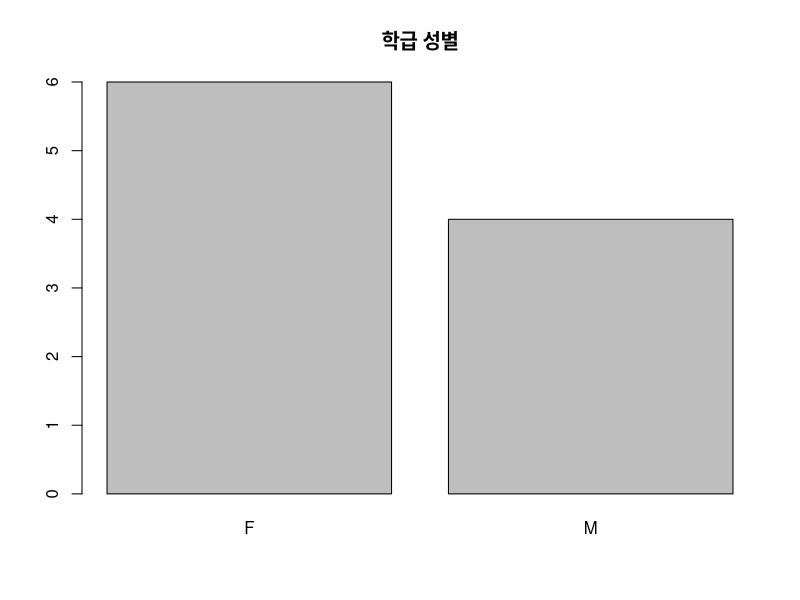
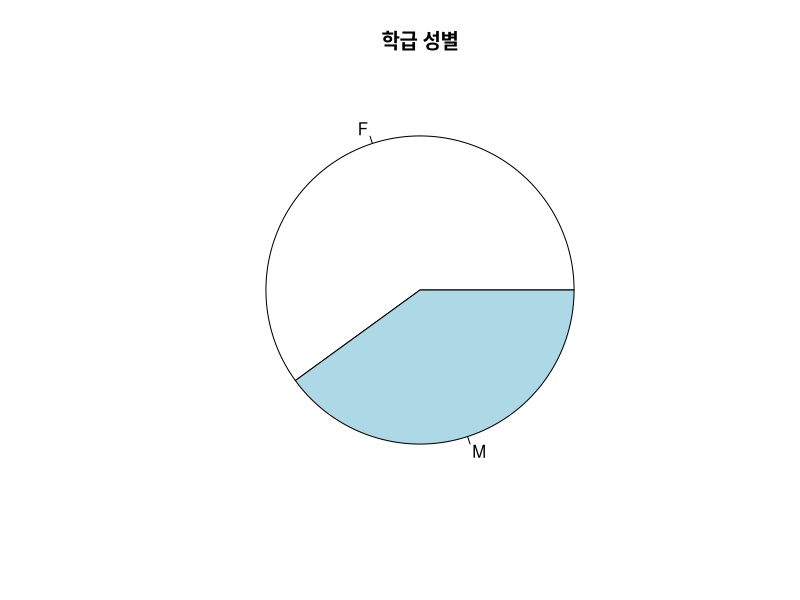
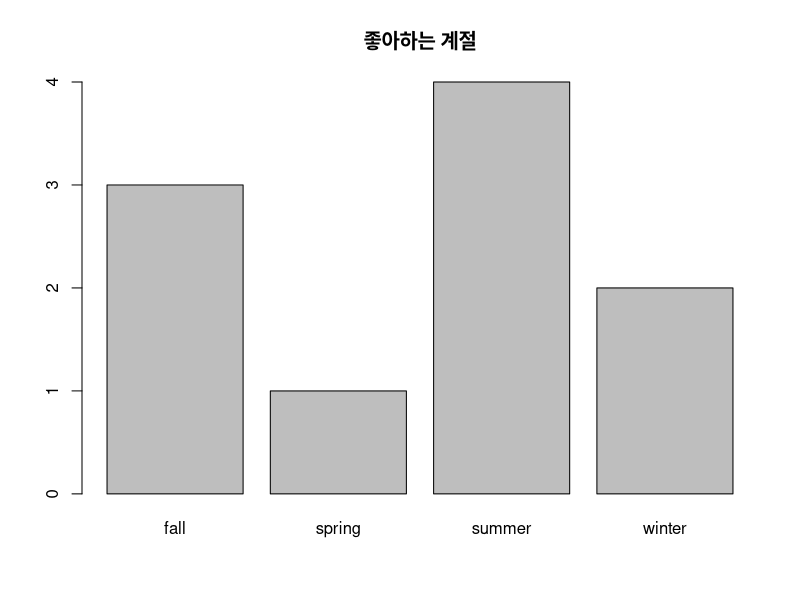
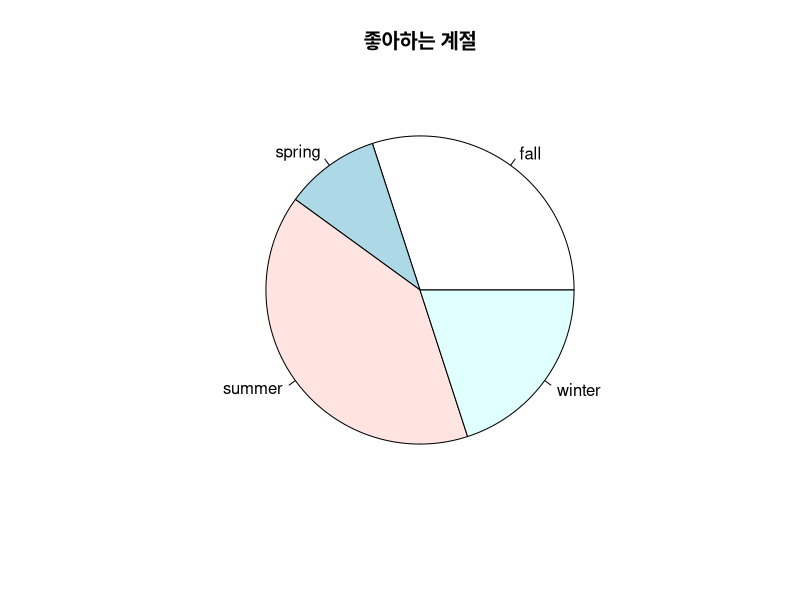
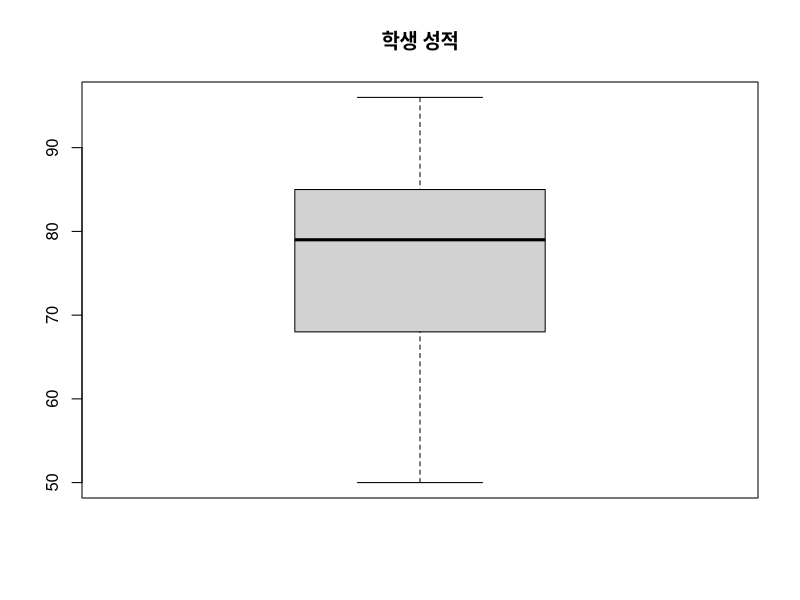
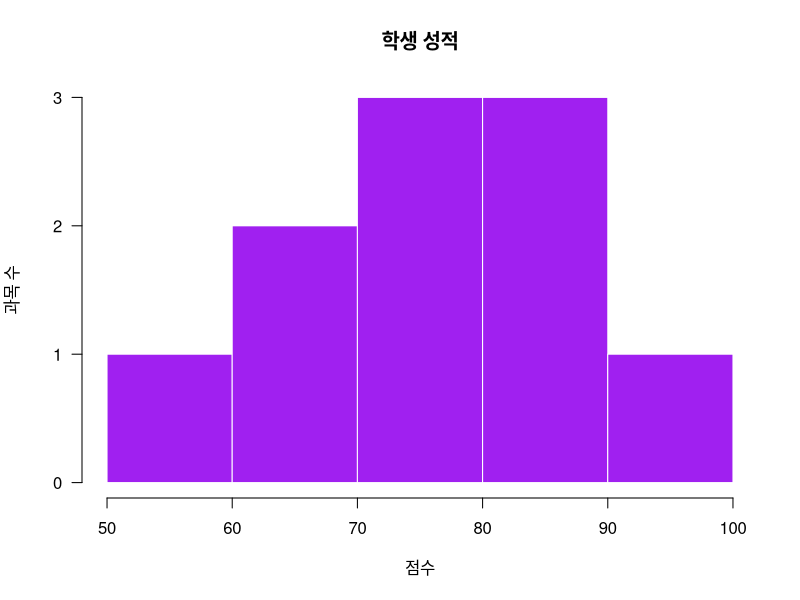
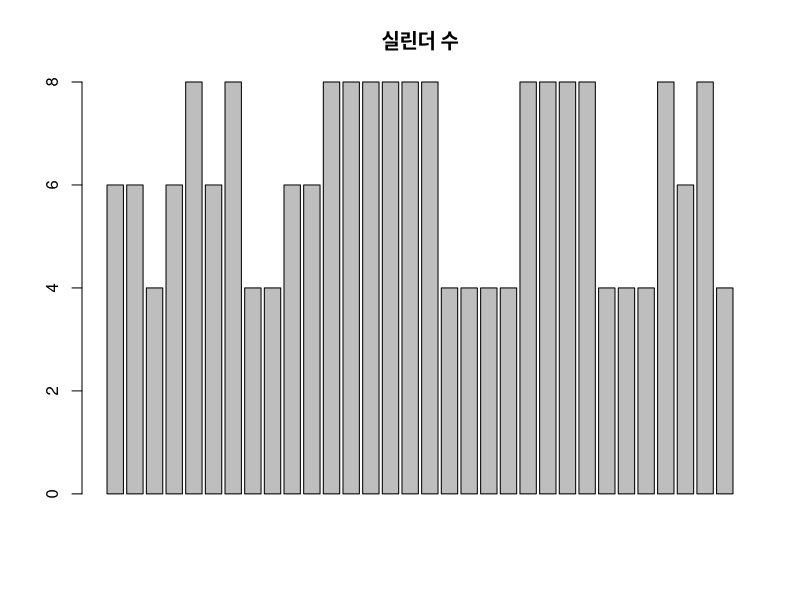
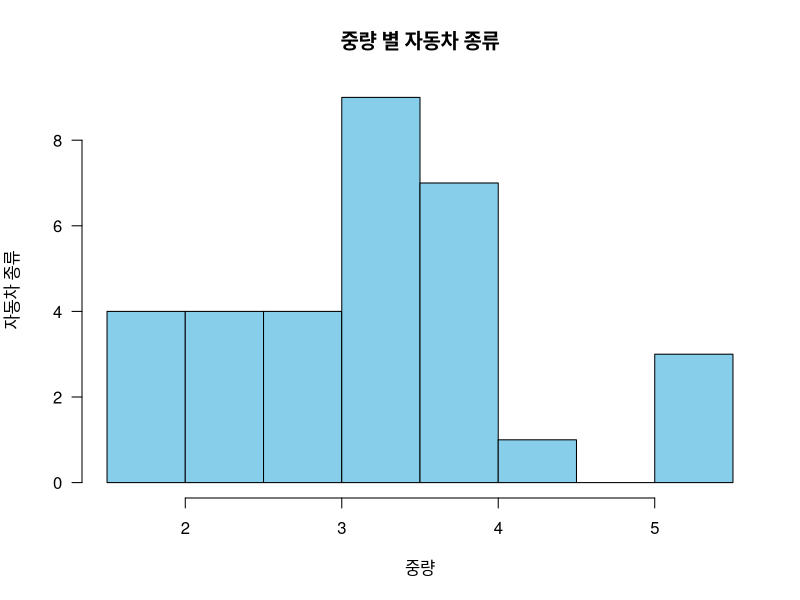

Write R code to recreate these figures, in order.
# 윤완덕 20200518

# 문1

# F F F M M F F F M M

# 1.위의 자료를 gender 벡터에 저장하시오.
gender <- c('F','F','F','M','M','F','F','F','M','M')
gender

# 2.gender에 있는 값들에 대해 도수분포표를 작성하여 출력하시오.
table(gender)

# 3.gender에 있는 값들에 대해 막대그래프를 작성하여 출력하시오.
barplot(table(gender),main = '학급 성별')

# 4. gender에 있는 값들에 대해 원그래프를 작성하여 출력하시오.
pie(table(gender),main = '학급 성별')


# 문2

# 여름 겨울 봄 가을 여름 가을 겨울 여름 여름 가을

# 1.위의 자료를 season 벡터에 저장하시오.
season <- c('summer','winter','spring','fall','summer','fall','winter','summer','summer','fall')
season

# 2. season에 있는 값들에 대해 도수분포표를 작성하여 출력하시오.
table(season)

# 3.season에 있는 값들에 대해 막대그래프를 작성하여 출력하시오.
barplot(table(season),main = '좋아하는 계절')

# 4.season에 있는 값들에 대해 원그래프를 작성하여 출력하시오.
pie(table(season),main = '좋아하는 계절')


# 문3

# KOR  ENG ATH HIST SOC MUSIC BIO EARTH PHY ART
# 90 	85 	73 	80 	 85  65    78  50    68  96

# 1. 위 데이터를 score 벡터에 저장하시오(과목명은 데이터 이름으로 저장)
score <- c(90,85,73,80,85,65,78,50,68,96)
names(score) <- c('KOR','ENG','ATH','HIST','SOC','MUSIC','BIO','EARTH','PHY','ART')

# 2. score 벡터의 내용을 출력하시오.
score

# 3. 전체 성적의 평균과 중앙값을 각각 구하시오.
mean(score)
median(score)

# 4. 전체 성적의 표준편차를 출력하시오.
sd(score)

# 5.가장 성적이 높은 과목의 이름을 출력하시오.
names(score)[score==max(score)]

# 6.성적에 대한 상자그림을 작성하고, 이상치에 해당하는 과목이 있으면 출력하시오.
boxplot(score,main='학생 성적')  # 이상치 없음

# 7.다음 조건을 만족하는 위 성적에 대한 히스토그램을 작성하시오.
hist(score,main = '학생 성적', xlab='점수',ylab='과목 수',
     border='white',col='purple',las=1,breaks=5)


# 문4

mtcars
# 1. 중량(wt)의 평균값, 중앙값, 절사평균값(절사범위: 15%), 표준편차를 각각 구하시오.
mean(mtcars$wt)
median(mtcars$wt)
mean(mtcars$wt, tim=0.15)
sd(mtcars$wt)

# 2. 중량(wt)에 대해 summary( ) 함수의 적용 결과를 출력하시오.
summary(mtcars$wt)

# 3.실린더수(cyl)에 대해 도수분포표를 출력하시오.
table(mtcars$cyl)

# 4.앞에서 구한 도수분포표를 막대그래프로 출력하시오.
barplot(mtcars$cyl, main = '실린더 수')

# 5. 중량(wt)의 히스토그램을 출력하시오.
hist(mtcars$wt, main='중량 별 자동차 종류',xlab='중량',
      ylab='자동차 종류',border='black',col='skyblue',las=1,breaks=7)

# 6.중량(wt)에 대해 상자그림을 출력하시오.(단, 상자그림으로부터 관찰할 수 있는정보를 함께 출력하시오.)
boxplot(mtcars$wt, main='weight')
boxplot.stats(mtcars$wt)

# 7. 배기량(disp)에 대한 상자그림을 출력하시오.(단, 상자그림으로부터 관찰할 수 있는 정보를 함께 출력하시오.)
boxplot(mtcars$disp, main='배기량')
boxplot.stats(mtcars$disp)

# 8.기어수(gear)를 그룹 정보로 하여 연비(mpg) 자료에 대해 상자그림을 작성하고,
#   각 그룹의 상자그림을 비교하여 관찰할 수 있는 것이 무엇인지 나타내시오.
boxplot(mtcars$mpg~mtcars$gear, main='기어 수와 연비의 상관관계')


